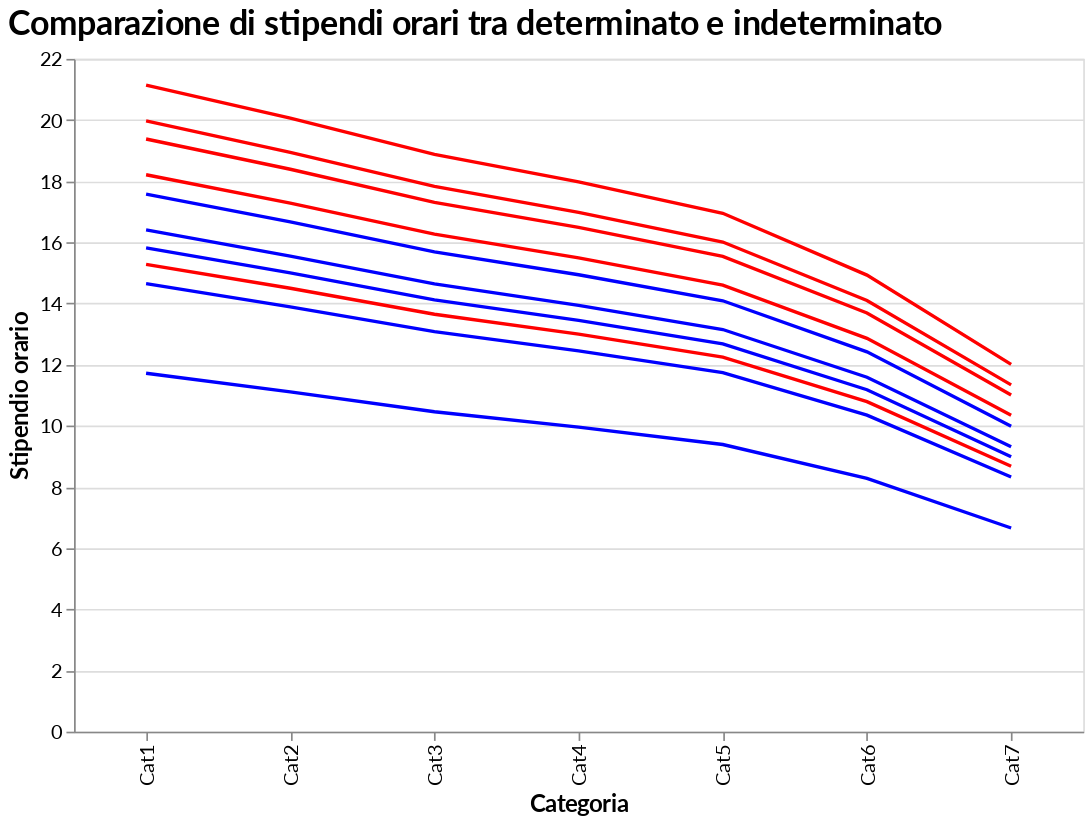

Notebook code for this chart:
### Code cell
## GRAFO SULLA PAGA ORARIA. IO NON LO METTEREI ALLA FINE

df_determinato = pd.DataFrame({
    'CATEGORIA': ['Cat1', 'Cat2', 'Cat3', 'Cat4', 'Cat5', 'Cat6', 'Cat7'],
    'LAVORO ORDINARIO': [15.28, 14.50, 13.65, 13.00, 12.25, 10.79, 8.68],
    'LAVORO STRAORD.': [18.21, 17.28, 16.27, 15.49, 14.60, 12.86, 10.35],
    'LAVORO FESTIVO': [19.38, 18.39, 17.31, 16.49, 15.54, 13.69, 11.01],
    'LAVORO NOT.E STR.FEST.': [19.97, 18.94, 17.83, 16.98, 16.01, 14.10, 11.34],
    'LAVORO FEST.NOTT.': [21.14, 20.06, 18.88, 17.98, 16.95, 14.93, 12.01]
}).set_index('CATEGORIA')

df_indeterminato = pd.DataFrame({
    'CATEGORIA': ['Cat1', 'Cat2', 'Cat3', 'Cat4', 'Cat5', 'Cat6', 'Cat7'],
    'LAVORO ORDINARIO': [11.72, 11.11, 10.46, 9.96, 9.39, 8.28, 6.66],
    'LAVORO STRAORD.': [14.65, 13.89, 13.08, 12.45, 11.74, 10.35, 8.33],
    'LAVORO FESTIVO': [15.82, 15.00, 14.12, 13.45, 12.68, 11.18, 8.99],
    'LAVORO NOT.E STR.FEST.': [16.41, 15.55, 14.64, 13.94, 13.15, 11.59, 9.32],
    'LAVORO FEST.NOTT.': [17.58, 16.67, 15.69, 14.94, 14.09, 12.42, 9.99]
}).set_index('CATEGORIA')

df_determinato = df_determinato.reset_index().melt(id_vars=['CATEGORIA'], var_name='Lavoro', value_name='Stipendio_determinato')
df_indeterminato = df_indeterminato.reset_index().melt(id_vars=['CATEGORIA'], var_name='Lavoro', value_name='Stipendio_indeterminato')

df_merged = pd.merge(df_determinato, df_indeterminato, on=['CATEGORIA', 'Lavoro'])

selection = alt.selection_point(fields=['Lavoro'], bind=alt.binding_select(options=df_merged['Lavoro'].unique()), name="Select")

base = alt.Chart(df_merged).encode(
    x=alt.X('CATEGORIA:N', title='Categoria'),
    tooltip=['CATEGORIA', 'Stipendio_determinato', 'Stipendio_indeterminato']
).properties(
    width=600,
    height=400
)

determinato_line = base.mark_line(color='red').encode(
    y=alt.Y('Stipendio_determinato:Q', title='Stipendio orario'),
    detail='Lavoro:N'
).add_params(
    selection
).transform_filter(
    selection
)

indeterminato_line = base.mark_line(color='blue').encode(
    y=alt.Y('Stipendio_indeterminato:Q', title='Stipendio orario'),
    detail='Lavoro:N'
).add_params(
    selection
).transform_filter(
    selection
)

chart = alt.layer(determinato_line, indeterminato_line).properties(
    title='Comparazione di stipendi orari tra determinato e indeterminato'
)

chart.show()

### Figure 1 — Vega-Lite specification as saved in the notebook (floating-point values rounded to 4 significant figures)
{"config": {"background": "transparent", "title": {"font": "Lato", "fontSize": 20, "anchor": "start", "color": "black"}, "axis": {"labelFont": "Lato", "titleFont": "Lato", "labelFontSize": 12, "titleFontSize": 14}}, "layer": [{"mark": {"type": "line", "color": "red"}, "encoding": {"detail": {"field": "Lavoro", "type": "nominal"}, "tooltip": [{"field": "CATEGORIA", "type": "nominal"}, {"field": "Stipendio_determinato", "type": "quantitative"}, {"field": "Stipendio_indeterminato", "type": "quantitative"}], "x": {"field": "CATEGORIA", "title": "Categoria", "type": "nominal"}, "y": {"field": "Stipendio_determinato", "title": "Stipendio orario", "type": "quantitative"}}, "name": "view_1", "transform": [{"filter": {"param": "Select"}}]}, {"mark": {"type": "line", "color": "blue"}, "encoding": {"detail": {"field": "Lavoro", "type": "nominal"}, "tooltip": [{"field": "CATEGORIA", "type": "nominal"}, {"field": "Stipendio_determinato", "type": "quantitative"}, {"field": "Stipendio_indeterminato", "type": "quantitative"}], "x": {"field": "CATEGORIA", "title": "Categoria", "type": "nominal"}, "y": {"field": "Stipendio_indeterminato", "title": "Stipendio orario", "type": "quantitative"}}, "transform": [{"filter": {"param": "Select"}}]}], "data": {"name": "data-d9be273b820e23f984c90c69e5ae8172"}, "height": 400, "params": [{"name": "Select", "select": {"type": "point", "fields": ["Lavoro"]}, "bind": {"input": "select", "options": ["LAVORO ORDINARIO", "LAVORO STRAORD.", "LAVORO FESTIVO", "LAVORO NOT.E STR.FEST.", "LAVORO FEST.NOTT."]}, "views": ["view_1"]}], "title": "Comparazione di stipendi orari tra determinato e indeterminato", "width": 600, "$schema": "https://vega.github.io/schema/vega-lite/v5.17.0.json", "datasets": {"data-d9be273b820e23f984c90c69e5ae8172": [{"CATEGORIA": "Cat1", "Lavoro": "LAVORO ORDINARIO", "Stipendio_determinato": 15.28, "Stipendio_indeterminato": 11.72}, {"CATEGORIA": "Cat2", "Lavoro": "LAVORO ORDINARIO", "Stipendio_determinato": 14.5, "Stipendio_indeterminato": 11.11}, {"CATEGORIA": "Cat3", "Lavoro": "LAVORO ORDINARIO", "Stipendio_determinato": 13.65, "Stipendio_indeterminato": 10.46}, {"CATEGORIA": "Cat4", "Lavoro": "LAVORO ORDINARIO", "Stipendio_determinato": 13.0, "Stipendio_indeterminato": 9.96}, {"CATEGORIA": "Cat5", "Lavoro": "LAVORO ORDINARIO", "Stipendio_determinato": 12.25, "Stipendio_indeterminato": 9.39}, {"CATEGORIA": "Cat6", "Lavoro": "LAVORO ORDINARIO", "Stipendio_determinato": 10.79, "Stipendio_indeterminato": 8.28}, {"CATEGORIA": "Cat7", "Lavoro": "LAVORO ORDINARIO", "Stipendio_determinato": 8.68, "Stipendio_indeterminato": 6.66}, {"CATEGORIA": "Cat1", "Lavoro": "LAVORO STRAORD.", "Stipendio_determinato": 18.21, "Stipendio_indeterminato": 14.65}, {"CATEGORIA": "Cat2", "Lavoro": "LAVORO STRAORD.", "Stipendio_determinato": 17.28, "Stipendio_indeterminato": 13.89}, {"CATEGORIA": "Cat3", "Lavoro": "LAVORO STRAORD.", "Stipendio_determinato": 16.27, "Stipendio_indeterminato": 13.08}, {"CATEGORIA": "Cat4", "Lavoro": "LAVORO STRAORD.", "Stipendio_determinato": 15.49, "Stipendio_indeterminato": 12.45}, {"CATEGORIA": "Cat5", "Lavoro": "LAVORO STRAORD.", "Stipendio_determinato": 14.6, "Stipendio_indeterminato": 11.74}, {"CATEGORIA": "Cat6", "Lavoro": "LAVORO STRAORD.", "Stipendio_determinato": 12.86, "Stipendio_indeterminato": 10.35}, {"CATEGORIA": "Cat7", "Lavoro": "LAVORO STRAORD.", "Stipendio_determinato": 10.35, "Stipendio_indeterminato": 8.33}, {"CATEGORIA": "Cat1", "Lavoro": "LAVORO FESTIVO", "Stipendio_determinato": 19.38, "Stipendio_indeterminato": 15.82}, {"CATEGORIA": "Cat2", "Lavoro": "LAVORO FESTIVO", "Stipendio_determinato": 18.39, "Stipendio_indeterminato": 15.0}, {"CATEGORIA": "Cat3", "Lavoro": "LAVORO FESTIVO", "Stipendio_determinato": 17.31, "Stipendio_indeterminato": 14.12}, {"CATEGORIA": "Cat4", "Lavoro": "LAVORO FESTIVO", "Stipendio_determinato": 16.49, "Stipendio_indeterminato": 13.45}, {"CATEGORIA": "Cat5", "Lavoro": "LAVORO FESTIVO", "Stipendio_determinato": 15.54, "Stipendio_indeterminato": 12.68}, {"CATEGORIA": "Cat6", "Lavoro": "LAVORO FESTIVO", "Stipendio_determinato": 13.69, "Stipendio_indeterminato": 11.18}, {"CATEGORIA": "Cat7", "Lavoro": "LAVORO FESTIVO", "Stipendio_determinato": 11.01, "Stipendio_indeterminato": 8.99}, {"CATEGORIA": "Cat1", "Lavoro": "LAVORO NOT.E STR.FEST.", "Stipendio_determinato": 19.97, "Stipendio_indeterminato": 16.41}, {"CATEGORIA": "Cat2", "Lavoro": "LAVORO NOT.E STR.FEST.", "Stipendio_determinato": 18.94, "Stipendio_indeterminato": 15.55}, {"CATEGORIA": "Cat3", "Lavoro": "LAVORO NOT.E STR.FEST.", "Stipendio_determinato": 17.83, "Stipendio_indeterminato": 14.64}, {"CATEGORIA": "Cat4", "Lavoro": "LAVORO NOT.E STR.FEST.", "Stipendio_determinato": 16.98, "Stipendio_indeterminato": 13.94}, {"CATEGORIA": "Cat5", "Lavoro": "LAVORO NOT.E STR.FEST.", "Stipendio_determinato": 16.01, "Stipendio_indeterminato": 13.15}, {"CATEGORIA": "Cat6", "Lavoro": "LAVORO NOT.E STR.FEST.", "Stipendio_determinato": 14.1, "Stipendio_indeterminato": 11.59}, {"CATEGORIA": "Cat7", "Lavoro": "LAVORO NOT.E STR.FEST.", "Stipendio_determinato": 11.34, "Stipendio_indeterminato": 9.32}, {"CATEGORIA": "Cat1", "Lavoro": "LAVORO FEST.NOTT.", "Stipendio_determinato": 21.14, "Stipendio_indeterminato": 17.58}, {"CATEGORIA": "Cat2", "Lavoro": "LAVORO FEST.NOTT.", "Stipendio_determinato": 20.06, "Stipendio_indeterminato": 16.67}, {"CATEGORIA": "Cat3", "Lavoro": "LAVORO FEST.NOTT.", "Stipendio_determinato": 18.88, "Stipendio_indeterminato": 15.69}, {"CATEGORIA": "Cat4", "Lavoro": "LAVORO FEST.NOTT.", "Stipendio_determinato": 17.98, "Stipendio_indeterminato": 14.94}, {"CATEGORIA": "Cat5", "Lavoro": "LAVORO FEST.NOTT.", "Stipendio_determinato": 16.95, "Stipendio_indeterminato": 14.09}, {"CATEGORIA": "Cat6", "Lavoro": "LAVORO FEST.NOTT.", "Stipendio_determinato": 14.93, "Stipendio_indeterminato": 12.42}, {"CATEGORIA": "Cat7", "Lavoro": "LAVORO FEST.NOTT.", "Stipendio_determinato": 12.01, "Stipendio_indeterminato": 9.99}]}}
